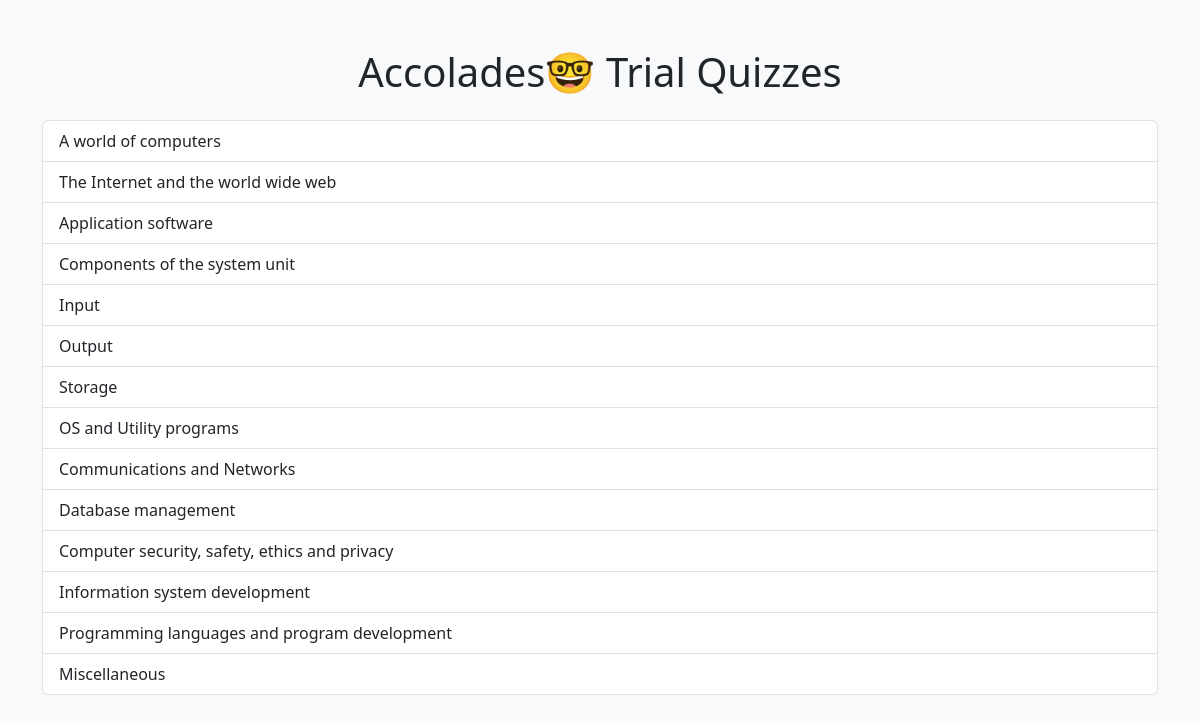
The page / on the database its author committed.
### quiz/models.py (models this page shows, shortened)
class Quiz(models.Model):
    title = models.CharField(max_length=100)

### quiz/views.py (the view)
# urls.py: path('', views.quiz_list, name='quiz_list'),
def quiz_list(request):
    quizzes = Quiz.objects.all()
    return render(request, 'quiz/quiz_list.html', {'quizzes': quizzes})

### quiz/templates/quiz/quiz_list.html (shortened to what this page needs)
{% extends 'quiz/base.html' %}
{% block content %}
<h1 class="mb-4 text-center">Accolades🤓 Trial Quizzes</h1>
<div class="list-group">
  {% for quiz in quizzes %}
    <a href="{% url 'take_quiz' quiz.id %}" class="list-group-item list-group-item-action">
      {{ quiz.title }}
    </a>
  {% empty %}
    <p class="text-muted">No quizzes available.</p>
  {% endfor %}
</div>
{% endblock %}

### quiz/templates/quiz/base.html (shortened to what this page needs)
<!DOCTYPE html>
    <html lang="en">
        <head>
            <link href="https://cdn.jsdelivr.net/npm/bootstrap@5.3.0/dist/css/bootstrap.min.css" rel="stylesheet">
        </head>
        <body class="bg-light">
            <div class="container py-5">
            {% block content %}{% endblock %}
            </div>
        </body>
    </html>

### rows shown on the page
Quiz: title "A world of computers"
Quiz: title "The Internet and the world wide web"
Quiz: title "Application software"
Quiz: title "Components of the system unit"
Quiz: title "Input"
Quiz: title "Output"
Quiz: title "Storage"
Quiz: title "OS and Utility programs"
Quiz: title "Communications and Networks"
Quiz: title "Database management"
Quiz: title "Computer security, safety, ethics and privacy"
Quiz: title "Information system development"
Quiz: title "Programming languages and program development"
Quiz: title "Miscellaneous"
